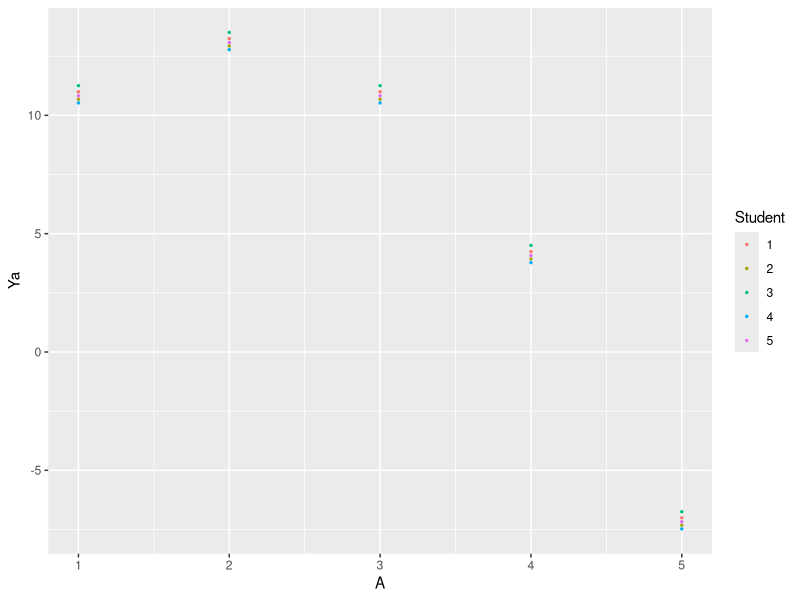
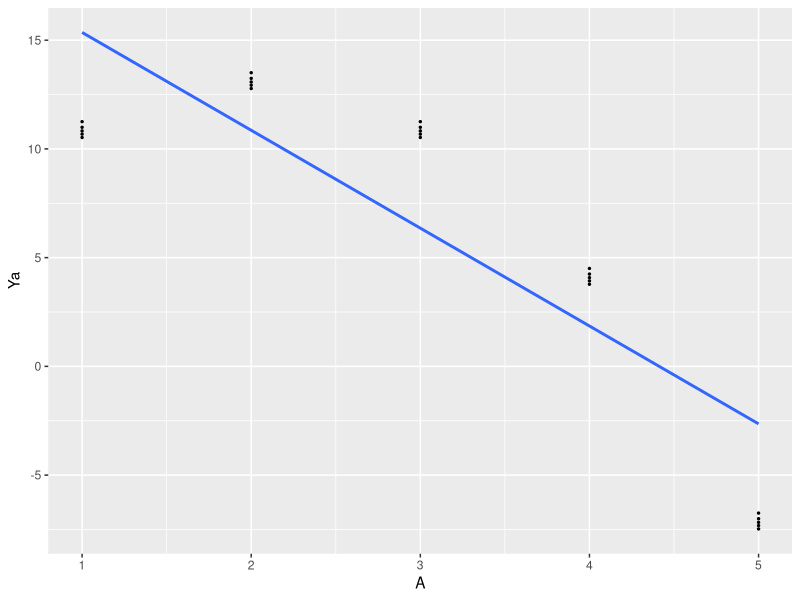
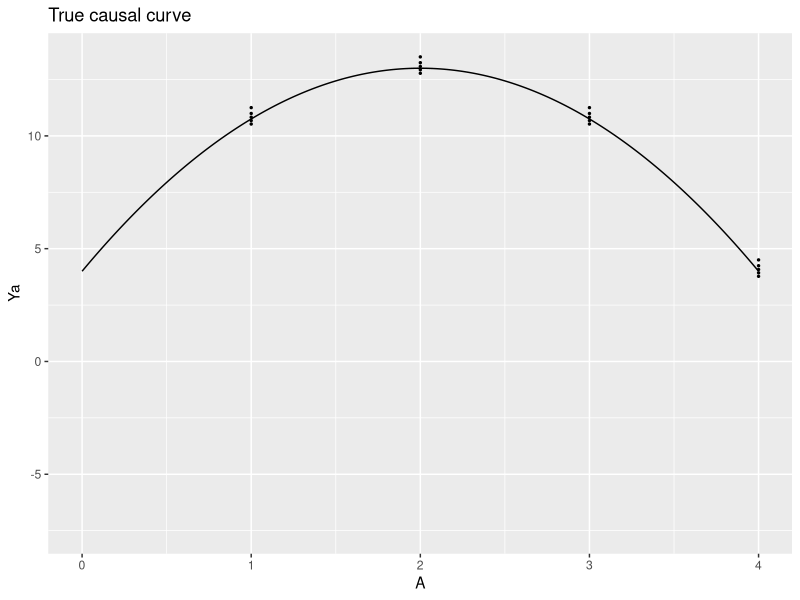

Reproduce these figures in R, in order.
## ---- chunk 1
knitr::opts_chunk$set(echo = TRUE)
library(tidyverse)
library(ggplot2)
## ---- chunk 2
set.seed(252)
n <- 5000
## ---- chunk 3
U_w1 <- runif(n, 0, 1)
U_w2 <- rbinom(n, 1, 0.5)
U_A <- rnorm(n, -3, 1)
U_Y <- rnorm(n, 0, 0.3)
## ---- chunk 4
x <- data.frame(U_w1)
x <- x %>%
  mutate(W1 = ifelse(U_w1 < 0.35, 1, 0), W2 = W1 + 2 * U_w2,
         A = ifelse((1 + W1 + 2 * W2 + U_A) >0, 1, 0),
         Y = 1 + 2.5 * A + 3 * W1 - 0.25 * A * W1 + U_Y) %>%
  select(-U_w1)

head(x)
## ---- chunk 5
x <- x %>%
  mutate(Y1 = 1 + 2.5 + 3 * W1 - 0.25 * W1 + U_Y,
         Y0 = 1 + 3 * W1 + U_Y)
head(x)
## ---- chunk 6
x %>%
  mutate(Ya = ifelse(A == 1, Y1, Y0),
         not_equal = sum(Ya != Y)) %>%
  pull(not_equal) %>%
  head(n = 1)

## ---- chunk 7
mean(x$Y1 - x$Y0) %>% round(3)
## ---- chunk 8
n <- 5
U_A <- runif(n, 0, 2)
U_Y <- rnorm(n, 0, 0.3)
## ---- chunk 9
x1 <- data.frame(Student = rep(1:5, each = 5), A = rep(1:5, 5), U_Y = rep(U_Y, each = 5))
x1 <- x1 %>%
  mutate(Ya = 4 + 9 * A - 2.25 * A^2 + U_Y) %>%
  mutate(Student = as.factor(Student))

head(x1)
## ---- chunk 10
ggplot(x1) +
  geom_point(mapping = aes(x = A, y = Ya, col = Student), size = .5)

## ---- chunk 11
glm(Ya ~ A, data = x1)

## ---- chunk 12
ggplot(x1, mapping = aes(x = A, y = Ya)) +
  geom_point(size = .5) +
  geom_smooth(method = "glm", se = F)


## ---- chunk 13
# a. 
a <- seq(0, 4, .01)

# b. 
E_Ya <- 4 + 9 * a - 2.25 * a^2
x2 <- data.frame(a, E_Ya)

# c. 
ggplot() +
  geom_point(data = x1, mapping = aes(x = A, y = Ya), size = .5) + 
  xlim(c(0, 4)) + 
  geom_line(data = x2, aes(x = a, y = E_Ya)) +
  ggtitle("True causal curve")

